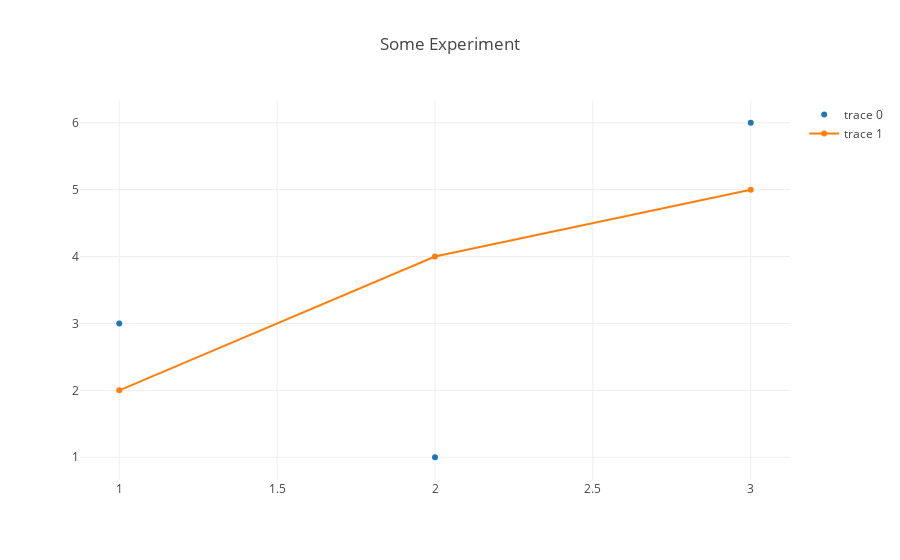

Notebook cell for this chart:
### Code cell
#open a plot inside notebook
py.offline.iplot(fig)

### Figure 1 — Plotly figure (JSON) as saved in the notebook; plotly's stock layout.template omitted (floating-point values rounded to 4 significant figures)
{"data": [{"mode": "markers", "type": "scatter", "x": [1, 2, 3], "y": [3, 1, 6]}, {"type": "scatter", "x": [1, 2, 3], "y": [2, 4, 5]}], "layout": {"title": "Some Experiment"}}
